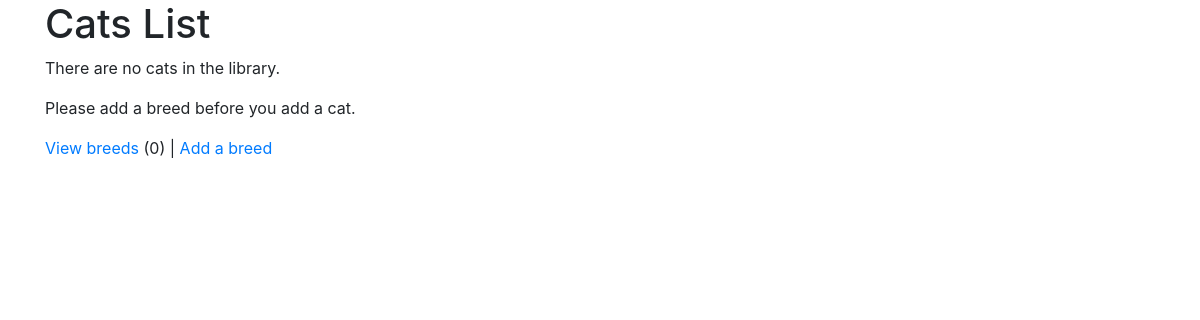
The page /cats/ (signed in) on the database as committed earlier.
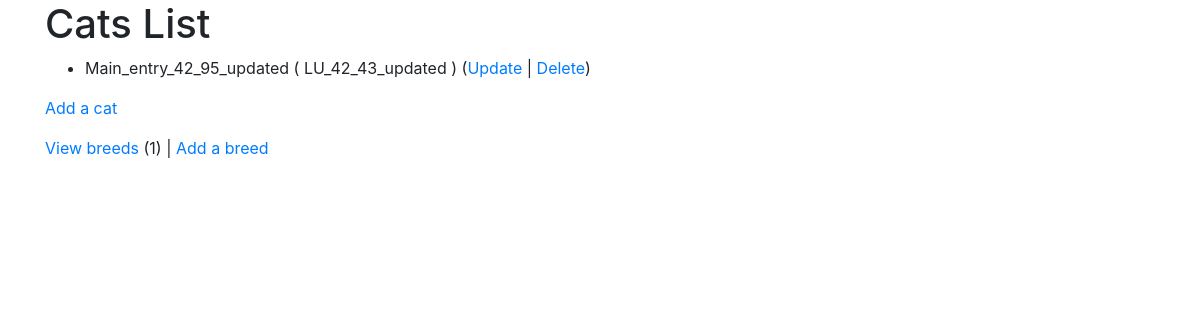
The same page on the database as committed later.
### cats/models.py (models this page shows)
class cat(models.Model):
    nickname=models.CharField(name='nickname',max_length=100)
    weight=models.IntegerField(name="weight")
    foods=models.CharField(name="foods",max_length=100)
    breed=models.ForeignKey(to=breed, on_delete=models.CASCADE)
    def __str__(self) -> str:
        return self.nickname+' ( '+str(self.breed)+' )'

class breed(models.Model):
    name=models.CharField(name="name",max_length=100)
    def __str__(self) -> str:
        return self.name

### cats/views.py (the view)
# urls.py: path('cats/',include(('cats.urls','cats'),namespace='cats')),
@login_required()
def cats(request):
    return render(request,'cats/cats.html',{'cats':models.cat.objects.all(),'breeds':models.breed.objects.all()})

### pages/cats/cats.html (shortened to what this page needs)
<!DOCTYPE html>
<html>
<head>
<link rel="stylesheet"
  href="https://maxcdn.bootstrapcdn.com/bootstrap/4.0.0/css/bootstrap.min.css"
>
<link rel="stylesheet" href="https://use.fontawesome.com/releases/v5.8.1/css/all.css">
<link rel="stylesheet" href="https://use.fontawesome.com/releases/v5.8.1/css/v4-shims.css">
</head>
<body>
<div class="container">
<h1>Cats List</h1>
  {% if cats|length == 0 %}
  <p>There are no cats in the library.</p>
  <p>
    Please add a breed before you add a cat.
  </p>
  {% else %}
  <ul>
    {% for cat in cats %}
    <li>
        {{cat}}
        (<a href="/cats/main/{{cat.id}}/update">Update</a> |
        <a href="/cats/main/{{cat.id}}/delete">Delete</a>)
    </li>
    {% endfor %}
</ul>
  {% endif %}
  <p>
    {%  if breeds|length %}<a href="/cats/main/create">Add a cat</a>
    {% endif %}
  </p>
  <p>
  <a href="/cats/lookup">View breeds</a> ({{breeds|length}}) |
    <a href="/cats/lookup/create">Add a breed</a>
  </p>
</div>
</body>
</html>

Rows that differ between the two databases and show on the page:
added cat: nickname+breed "Main_entry_42_95_updated ( LU_42_43_updated )"
Other text that changed with them:
{{ breeds|length }}: "0" → "1"
text no longer shown: "There are no cats in the library. Please add a breed before you add a cat."
text now shown: "Add a cat"
